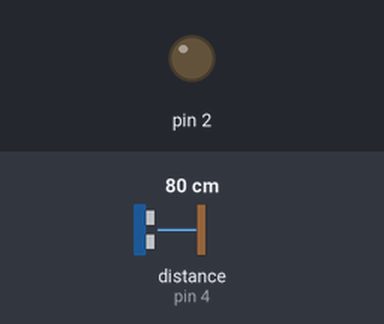
The program below on a simulated Arduino Nano, built with avr-gcc and run on an emulated ATmega328P. On the bench: output pins drawn as LEDs (lit = HIGH). Wiring (inferred from the names in the program): ultrasonic range finder: trigger pin 3; echo pin 4. Dashed ring = blinking. The inputs (shaded band) are chosen by the test bench; at power-on: distance to the obstacle (sensor on pin 4) 80 cm. The echo pulse lasts 58.3 µs per cm; pins used as bus, display or sensor lines are not drawn.

Above: at 1.2 s.
1.3 s: distance to the obstacle (sensor on pin 4) set to 36 cm
2.8 s: distance to the obstacle (sensor on pin 4) set to 30 cm
At 3.0 s:
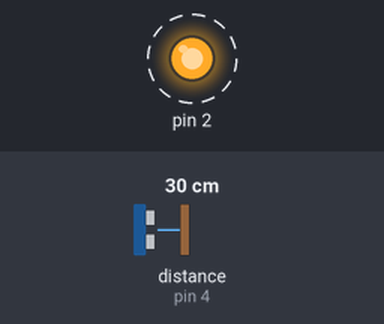
5.8 s: distance to the obstacle (sensor on pin 4) set to 35 cm
At 6.3 s:
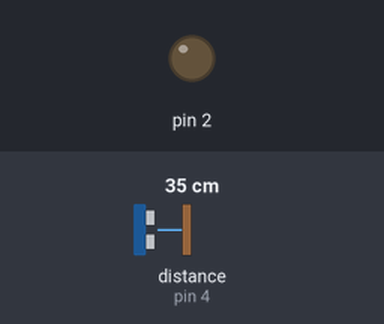
7.3 s: distance to the obstacle (sensor on pin 4) set to 18 cm
At 7.5 s:
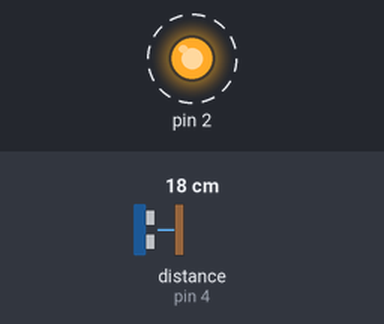
Timing chart, 0 to 11.3 s (numbered marks = the images above; inputs shaded):
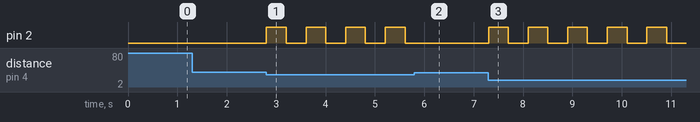

Measured:
- the behaviour switches between 32 and 31 cm on distance to the obstacle (sensor on pin 4) (found by bisection; images 0 and 1)
- after the input at 1.3 s, every drawn part: stays the same
- after the input at 2.8 s, pin 2: alternates HIGH for 0.40 s and LOW for 0.40 s, starting at once
- after the input at 5.8 s, pin 2: stops changing and stays LOW
- after the input at 7.3 s, pin 2: alternates HIGH for 0.40 s and LOW for 0.40 s, starting at once

The program:

main.cpp
```cpp
#include <Arduino.h>

// 超音波感測器變數
const int ultrasonic_trigPin = 3;  // 超音波 Trig 腳位
const int ultrasonic_echoPin = 4;  // 超音波 Echo 腳位
float ultrasonic_distance = 0;  // 儲存測量的距離

int distance;

// 函數前向宣告
float ultrasonicMeasureDistance();

// 測量超音波距離的函數
float ultrasonicMeasureDistance() {
  // 先發送 10 微秒的觸發訊號
  digitalWrite(ultrasonic_trigPin, LOW);
  delayMicroseconds(2);
  digitalWrite(ultrasonic_trigPin, HIGH);
  delayMicroseconds(10);
  digitalWrite(ultrasonic_trigPin, LOW);

  // 測量回波時間
  unsigned long duration = pulseIn(ultrasonic_echoPin, HIGH);

  // 計算距離 (聲音速度 / 2) = 29.1 cm/µs
  return (duration / 2.0) / 29.1;
}

void setup() {
  pinMode(3, OUTPUT); // 自動設定腳位模式
  pinMode(4, INPUT); // 自動設定腳位模式
  pinMode(2, OUTPUT);
}

void loop() {
  distance = ultrasonicMeasureDistance();
  if ((distance <= 10)) {
  digitalWrite(2, HIGH);
  delay(200);
  digitalWrite(2, LOW);
  delay(200);
  }
  else if (((distance > 10) && (distance <= 30))) {
  digitalWrite(2, HIGH);
  delay(400);
  digitalWrite(2, LOW);
  delay(400);
  }
}
```
